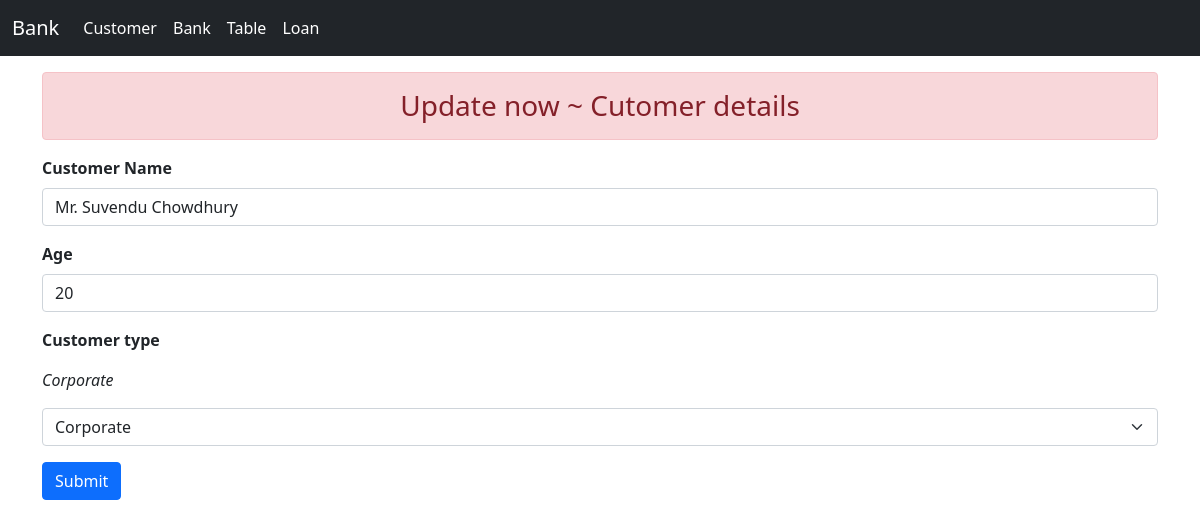
The page /updatecus.php?id=62560 on the database its author committed.
### tables this page shows
CREATE TABLE `customer` (
  `Cust_ID` int(20) NOT NULL,
  `Cname` text NOT NULL,
  `Age` int(11) NOT NULL,
  `Cust_type` text NOT NULL
);

### updatecus.php (the view, shortened to what this page needs)
<?php
include 'connection/dbcon.php';
try {
    $id=$_GET['id'];
    $sql="SELECT * FROM `customer` WHERE Cust_ID=$id";
    $result=mysqli_query($conn,$sql);
    $row=mysqli_fetch_assoc($result);
    $name=$row['Cname'];
    $Age=$row['Age'];
    $Cust_type=$row['Cust_type'];
} catch (\Throwable $th) {
}
?>
<!doctype html>
<html lang="en">
<head>
    <link href="https://cdn.jsdelivr.net/npm/bootstrap@5.0.2/dist/css/bootstrap.min.css" rel="stylesheet"
>
</head>
<body>
    <?php include 'other/_nav.php';?>
    <div class="container my-3">
        <h3 class="text-center alert alert-danger">Update now ~ Cutomer details</h3>
        <form action="upcus.php" method="post">
            <div class="mb-3">
                <label for="cs" class="form-label"><b>Customer Name</b></label>
                <input type="text" name="cname" value="<?php echo $name; ?>" class="form-control" id="cs" aria-describedby="text" required>
            </div>
            <div class="mb-3">
                <label for="csNumber" class="form-label"><b>Age</b></label>
                <input type="number" name="age" value="<?php echo $Age; ?>" class="form-control" id="csNumber" aria-describedby="text" required>
            </div>
            <div class="mb-3">
                <p><b>Customer type</b></p>
                <p><i><?php echo $Cust_type; ?></i></p>
                <select class="form-select" name="ctype" aria-label="Default select example">
                    <option value="Corporate" selected>Corporate</option>
                </select>
            </div>
            <button type="submit" class="btn btn-primary">Submit</button>
        </form>
    </div>
</body>
</html>

### rows shown on the page
customer: cname "Mr. Suvendu Chowdhury", age "20", Cust_type "Corporate"
